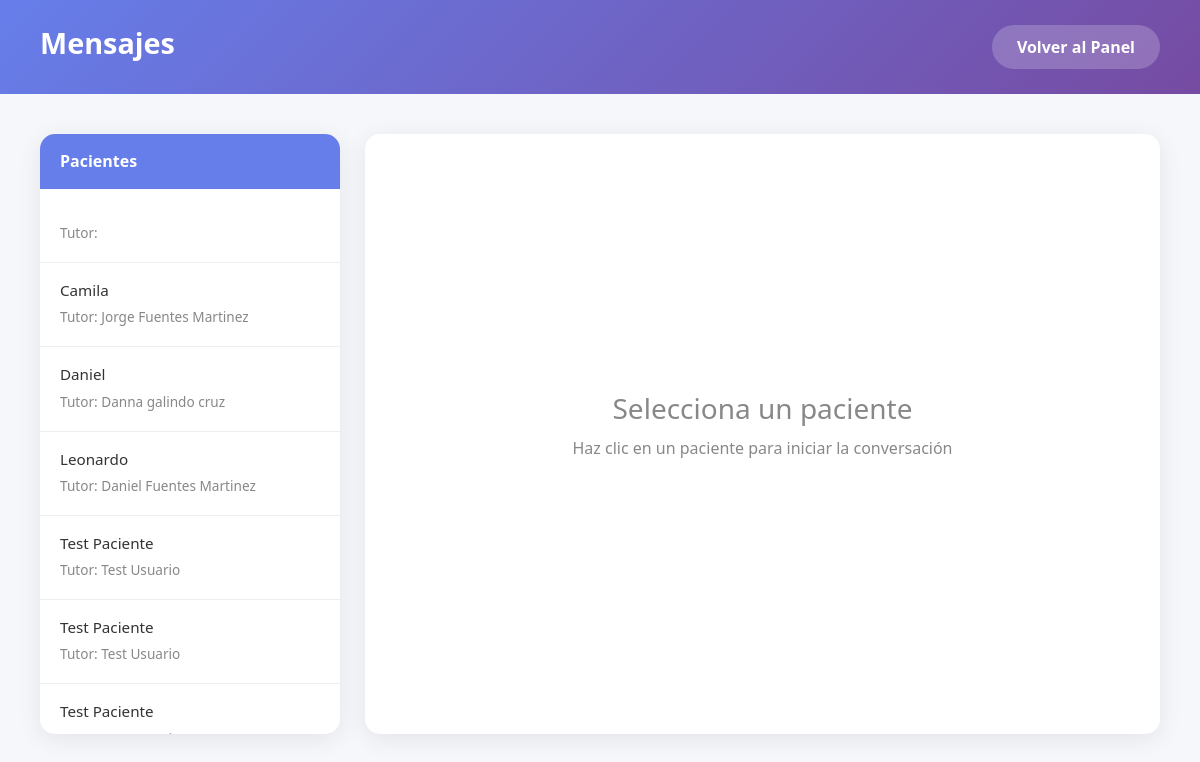
Screenshot of /PediatraNew/public/doctor/mensajes.php (signed in) with the database file from the repository.
### tables this page shows
CREATE TABLE `pacientes` (
  `id` int(11) NOT NULL,
  `usuario_id` int(11) DEFAULT NULL,
  `nombre` varchar(100) NOT NULL,
  `fecha_nacimiento` date NOT NULL,
  `genero` enum('M','F','Otro') DEFAULT NULL,
  `curp` varchar(18) DEFAULT NULL,
  `antecedentes` text DEFAULT NULL
);

CREATE TABLE `usuarios` (
  `id` int(11) NOT NULL,
  `nombre_completo` varchar(100) NOT NULL,
  `email` varchar(100) NOT NULL,
  `telefono` varchar(20) DEFAULT NULL,
  `password_hash` varchar(255) NOT NULL,
  `fecha_registro` datetime DEFAULT current_timestamp(),
  `activo` tinyint(1) DEFAULT 1
);

### PediatraNew/public/doctor/mensajes.php (the view, shortened to what this page needs)
<?php
require_once '../../api/conexion.php';
$pacienteId = isset($_GET['paciente']) ? (int)$_GET['paciente'] : 0;
?>
<!DOCTYPE html>
<html lang="es">
<head>
    <link href="https://cdn.jsdelivr.net/npm/bootstrap@5.3.0/dist/css/bootstrap.min.css" rel="stylesheet">
</head>
<body>
    <div class="page-header">
        <h1>Mensajes</h1>
        <a href="dashboard.php" class="btn-volver">Volver al Panel</a>
    </div>
    <div class="content">
        <div class="chat-container">
            <div class="pacientes-panel">
                <h3>Pacientes</h3>
                <?php
                $pacientes = $conexion->query("SELECT DISTINCT p.id, p.nombre, u.nombre_completo as tutor
                                               FROM pacientes p
                                               JOIN usuarios u ON p.usuario_id = u.id
                                               ORDER BY p.nombre");
                while ($p = $pacientes->fetch_assoc()) {
                    $activo = $p['id'] == $pacienteId ? 'activo' : '';
                    echo "<a href='?paciente=" . $p['id'] . "' class='paciente-item $activo'>";
                    echo "<h4>" . htmlspecialchars($p['nombre']) . "</h4>";
                    echo "<small>Tutor: " . htmlspecialchars($p['tutor']) . "</small>";
                    echo "</a>";
                }
                ?>
            </div>
            <div class="chat-panel">
                <?php if ($pacienteId > 0):
                    $paciente = $conexion->query("SELECT nombre FROM pacientes WHERE id = $pacienteId")->fetch_assoc();
                ?>
                <div class="chat-header">
                    Conversación con <?php echo htmlspecialchars($paciente['nombre']); ?>
                </div>
                <div class="chat-messages">
                    <?php
                    $mensajes = $conexion->query("SELECT * FROM mensajes
                                                  WHERE paciente_id = $pacienteId
                                                  ORDER BY fecha_envio ASC");
                    while ($msg = $mensajes->fetch_assoc()) {
                        $clase = $msg['tipo_emisor'] == 'doctor' ? 'message-doctor' : 'message-paciente';
                        $texto = htmlspecialchars($msg['mensaje']);
                        $tiempo = date('d/m/Y g:i A', strtotime($msg['fecha_envio']));
                        echo "<div class='message $clase'>";
                        echo "<div class='message-text'>$texto</div>";
                        echo "<div class='message-time'>$tiempo</div>";
                        echo "</div>";
                    }
                    ?>
                </div>
                <form class="chat-input" method="POST">
                    <textarea name="mensaje" rows="2" placeholder="Escribe tu mensaje..." required></textarea>
                    <button type="submit" class="btn-enviar">Enviar Mensaje</button>
                </form>
                <?php else: ?>
                <div class="sin-seleccion">
                    <div>
                        <h3 style="margin-bottom: 10px;">Selecciona un paciente</h3>
                        <p>Haz clic en un paciente para iniciar la conversación</p>
                    </div>
                </div>
                <?php endif; ?>
            </div>
        </div>
    </div>
</body>
</html>

### PediatraNew/public/doctor/mensajes.php (style rules this page uses)
* { margin: 0; padding: 0; box-sizing: border-box; }
body { font-family: 'Segoe UI', Tahoma, Geneva, Verdana, sans-serif; background: #f5f7fa; min-height: 100vh; }
.page-header { background: linear-gradient(135deg, #667eea 0%, #764ba2 100%); padding: 25px 40px; display: flex; justify-content: space-between; align-items: center; }
.page-header h1 { color: white; font-size: 1.8rem; font-weight: 700; }
.btn-volver { background: rgba(255,255,255,0.2); color: white; padding: 10px 25px; border: none; border-radius: 25px; text-decoration: none; font-weight: 600; }
.content { padding: 40px; max-width: 1400px; margin: 0 auto; }
.chat-container { display: grid; grid-template-columns: 300px 1fr; gap: 25px; height: calc(100vh - 200px); min-height: 550px; }
.pacientes-panel { background: white; border-radius: 15px; overflow: hidden; box-shadow: 0 5px 25px rgba(0,0,0,0.08); }
.pacientes-panel h3 { background: #667eea; color: white; padding: 18px 20px; font-size: 1rem; font-weight: 600; }
.paciente-item { padding: 18px 20px; border-bottom: 1px solid #eee; text-decoration: none; color: #333; transition: all 0.3s; display: block; }
.paciente-item h4 { font-size: 0.95rem; margin-bottom: 5px; color: #333; }
.paciente-item small { color: #888; font-size: 0.85rem; }
.chat-panel { background: white; border-radius: 15px; overflow: hidden; box-shadow: 0 5px 25px rgba(0,0,0,0.08); display: flex; flex-direction: column; }
.sin-seleccion { display: flex; align-items: center; justify-content: center; height: 100%; color: #888; text-align: center; }

### rows the page displays
pacientes: nombre "Camila", usuario.nombre_completo "Jorge Fuentes Martinez"
pacientes: nombre "Daniel", usuario.nombre_completo "Danna galindo cruz"
pacientes: nombre "Leonardo", usuario.nombre_completo "Daniel Fuentes Martinez"
pacientes: nombre "Test Paciente", usuario.nombre_completo "Test Usuario"
pacientes: nombre "Test Paciente", usuario.nombre_completo "Test Usuario"
pacientes: nombre "Test Paciente"
